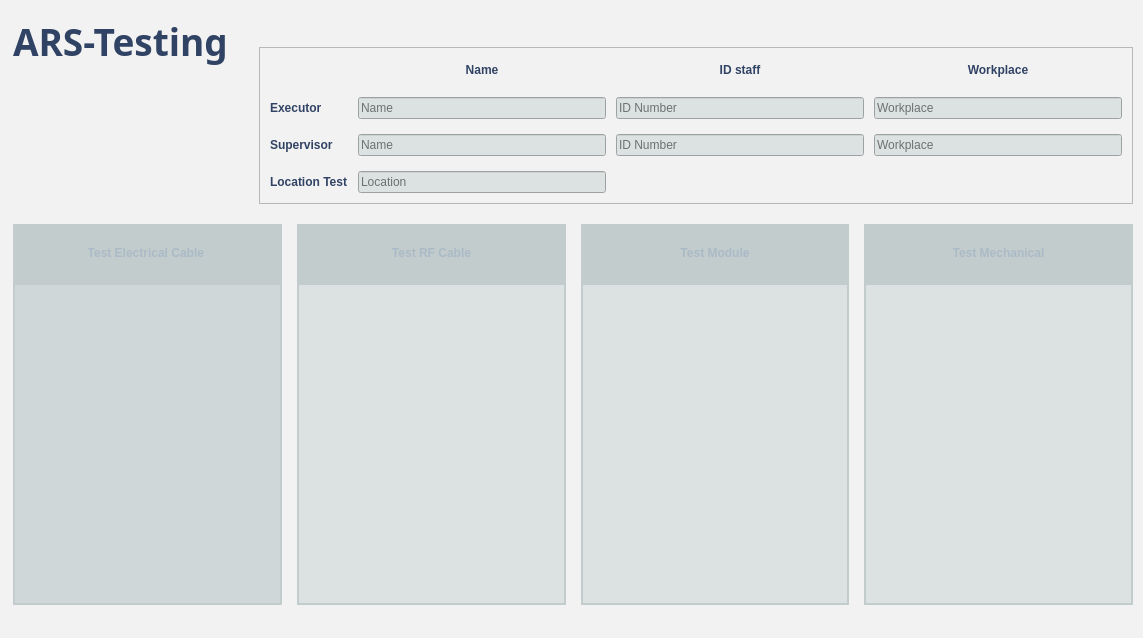
<?xml version="1.0" encoding="UTF-8"?>
<ui version="4.0">
 <class>MainWindow</class>
 <widget class="QMainWindow" name="MainWindow">
  <property name="geometry">
   <rect>
    <x>0</x>
    <y>0</y>
    <width>1143</width>
    <height>638</height>
   </rect>
  </property>
  <property name="maximumSize">
   <size>
    <width>21696</width>
    <height>13560</height>
   </size>
  </property>
  <property name="baseSize">
   <size>
    <width>-7655</width>
    <height>0</height>
   </size>
  </property>
  <property name="windowTitle">
   <string/>
  </property>
  <property name="styleSheet">
   <string notr="true">background-color: rgb(242,242,242);</string>
  </property>
  <widget class="QWidget" name="centralWidget">
   <layout class="QGridLayout" name="gridLayout_3" rowstretch="1,2,5">
    <property name="leftMargin">
     <number>2</number>
    </property>
    <property name="topMargin">
     <number>5</number>
    </property>
    <property name="rightMargin">
     <number>10</number>
    </property>
    <property name="bottomMargin">
     <number>0</number>
    </property>
    <property name="spacing">
     <number>20</number>
    </property>
    <item row="0" column="0" rowspan="2">
     <widget class="QFrame" name="frame_7">
      <property name="styleSheet">
       <string notr="true">outline:none;
border:none;</string>
      </property>
      <property name="frameShape">
       <enum>QFrame::StyledPanel</enum>
      </property>
      <property name="frameShadow">
       <enum>QFrame::Raised</enum>
      </property>
      <layout class="QGridLayout" name="gridLayout_2" rowstretch="1,3">
       <item row="0" column="0">
        <widget class="QLabel" name="label">
         <property name="font">
          <font>
           <family>Sans</family>
           <pointsize>28</pointsize>
           <weight>75</weight>
           <italic>false</italic>
           <bold>true</bold>
          </font>
         </property>
         <property name="styleSheet">
          <string notr="true">color: rgb(49,67,100);
font:28pt &quot;Sans&quot;;
font:bold;
background-color: none;</string>
         </property>
         <property name="text">
          <string>ARS-Testing</string>
         </property>
        </widget>
       </item>
       <item row="1" column="0">
        <widget class="QLabel" name="label_14">
         <property name="styleSheet">
          <string notr="true">border-image: url(&quot;:/Test/images/logo.png&quot;);</string>
         </property>
         <property name="text">
          <string/>
         </property>
        </widget>
       </item>
      </layout>
     </widget>
    </item>
    <item row="0" column="1" alignment="Qt::AlignRight">
     <widget class="QPushButton" name="btnMainExit">
      <property name="text">
       <string/>
      </property>
      <property name="icon">
       <iconset resource="resources.qrc">
        <normaloff>:/Test/images/button/exit_icon.png</normaloff>:/Test/images/button/exit_icon.png</iconset>
      </property>
      <property name="iconSize">
       <size>
        <width>25</width>
        <height>25</height>
       </size>
      </property>
      <property name="flat">
       <bool>true</bool>
      </property>
     </widget>
    </item>
    <item row="1" column="1">
     <widget class="QFrame" name="frame">
      <property name="styleSheet">
       <string notr="true">background-color: none;</string>
      </property>
      <property name="frameShape">
       <enum>QFrame::StyledPanel</enum>
      </property>
      <property name="frameShadow">
       <enum>QFrame::Raised</enum>
      </property>
      <layout class="QGridLayout" name="gridLayout_4" rowstretch="1">
       <property name="leftMargin">
        <number>0</number>
       </property>
       <property name="topMargin">
        <number>0</number>
       </property>
       <property name="rightMargin">
        <number>0</number>
       </property>
       <property name="bottomMargin">
        <number>0</number>
       </property>
       <item row="0" column="0">
        <layout class="QGridLayout" name="gridLayout" rowstretch="1,2,2,2">
         <property name="leftMargin">
          <number>10</number>
         </property>
         <property name="topMargin">
          <number>10</number>
         </property>
         <property name="rightMargin">
          <number>10</number>
         </property>
         <property name="bottomMargin">
          <number>10</number>
         </property>
         <property name="horizontalSpacing">
          <number>10</number>
         </property>
         <property name="verticalSpacing">
          <number>15</number>
         </property>
         <item row="1" column="1">
          <widget class="QLineEdit" name="mLeNameExecutor">
           <property name="styleSheet">
            <string notr="true">background-color: rgb(220,225,226);</string>
           </property>
           <property name="text">
            <string/>
           </property>
           <property name="placeholderText">
            <string>Name</string>
           </property>
          </widget>
         </item>
         <item row="2" column="0">
          <widget class="QLabel" name="label_3">
           <property name="styleSheet">
            <string notr="true">color: rgb(49,67,100);
font: 11pt &quot;Sans&quot;;
font:bold;
background-color: none;</string>
           </property>
           <property name="text">
            <string>Supervisor</string>
           </property>
           <property name="alignment">
            <set>Qt::AlignLeading|Qt::AlignLeft|Qt::AlignVCenter</set>
           </property>
          </widget>
         </item>
         <item row="1" column="0">
          <widget class="QLabel" name="label_2">
           <property name="styleSheet">
            <string notr="true">color: rgb(49,67,100);
font: 11pt &quot;Sans&quot;;
font:bold;
background-color: none;</string>
           </property>
           <property name="text">
            <string>Executor</string>
           </property>
           <property name="alignment">
            <set>Qt::AlignLeading|Qt::AlignLeft|Qt::AlignVCenter</set>
           </property>
          </widget>
         </item>
         <item row="0" column="3">
          <widget class="QLabel" name="label_8">
           <property name="styleSheet">
            <string notr="true">color: rgb(49,67,100);
font: 11pt &quot;Sans&quot;;
font:bold;
background-color: none;</string>
           </property>
           <property name="text">
            <string>Workplace</string>
           </property>
           <property name="alignment">
            <set>Qt::AlignCenter</set>
           </property>
          </widget>
         </item>
         <item row="0" column="2">
          <widget class="QLabel" name="label_7">
           <property name="styleSheet">
            <string notr="true">color: rgb(49,67,100);
font: 11pt &quot;Sans&quot;;
font:bold;
background-color: none;</string>
           </property>
           <property name="text">
            <string>ID staff</string>
           </property>
           <property name="alignment">
            <set>Qt::AlignCenter</set>
           </property>
          </widget>
         </item>
         <item row="3" column="1">
          <widget class="QLineEdit" name="mLeLocalTest">
           <property name="styleSheet">
            <string notr="true">background-color: rgb(220,225,226);</string>
           </property>
           <property name="placeholderText">
            <string>Location</string>
           </property>
          </widget>
         </item>
         <item row="1" column="2">
          <widget class="QLineEdit" name="mLeIDExecutor">
           <property name="styleSheet">
            <string notr="true">background-color: rgb(220,225,226);</string>
           </property>
           <property name="placeholderText">
            <string>ID Number</string>
           </property>
          </widget>
         </item>
         <item row="3" column="0">
          <widget class="QLabel" name="label_4">
           <property name="styleSheet">
            <string notr="true">color: rgb(49,67,100);
font: 11pt &quot;Sans&quot;;
font:bold;
background-color: none;</string>
           </property>
           <property name="text">
            <string>Location Test</string>
           </property>
           <property name="alignment">
            <set>Qt::AlignLeading|Qt::AlignLeft|Qt::AlignVCenter</set>
           </property>
          </widget>
         </item>
         <item row="2" column="3">
          <widget class="QLineEdit" name="mLeWorkSupervisor">
           <property name="styleSheet">
            <string notr="true">background-color: rgb(220,225,226);</string>
           </property>
           <property name="placeholderText">
            <string>Workplace </string>
           </property>
          </widget>
         </item>
         <item row="2" column="2">
          <widget class="QLineEdit" name="mLeIDSupervisor">
           <property name="styleSheet">
            <string notr="true">background-color: rgb(220,225,226);</string>
           </property>
           <property name="placeholderText">
            <string>ID Number</string>
           </property>
          </widget>
         </item>
         <item row="2" column="1">
          <widget class="QLineEdit" name="mLeNameSupervisor">
           <property name="styleSheet">
            <string notr="true">background-color: rgb(220,225,226);</string>
           </property>
           <property name="placeholderText">
            <string>Name</string>
           </property>
          </widget>
         </item>
         <item row="0" column="0">
          <widget class="QLabel" name="label_9">
           <property name="text">
            <string/>
           </property>
          </widget>
         </item>
         <item row="1" column="3">
          <widget class="QLineEdit" name="mLeWorkExecutor">
           <property name="styleSheet">
            <string notr="true">background-color: rgb(220,225,226);</string>
           </property>
           <property name="placeholderText">
            <string>Workplace</string>
           </property>
          </widget>
         </item>
         <item row="0" column="1">
          <widget class="QLabel" name="label_6">
           <property name="styleSheet">
            <string notr="true">color: rgb(49,67,100);
font: 11pt &quot;Sans&quot;;
font:bold;
background-color: none;</string>
           </property>
           <property name="text">
            <string>Name</string>
           </property>
           <property name="alignment">
            <set>Qt::AlignCenter</set>
           </property>
          </widget>
         </item>
        </layout>
       </item>
      </layout>
     </widget>
    </item>
    <item row="2" column="0" colspan="2">
     <widget class="QFrame" name="frame_6">
      <property name="styleSheet">
       <string notr="true">outline: none;
border:none;</string>
      </property>
      <property name="frameShape">
       <enum>QFrame::StyledPanel</enum>
      </property>
      <property name="frameShadow">
       <enum>QFrame::Raised</enum>
      </property>
      <layout class="QGridLayout" name="gridLayout_5">
       <property name="topMargin">
        <number>0</number>
       </property>
       <property name="rightMargin">
        <number>0</number>
       </property>
       <property name="horizontalSpacing">
        <number>50</number>
       </property>
       <property name="verticalSpacing">
        <number>10</number>
       </property>
       <item row="0" column="0">
        <layout class="QGridLayout" name="gridLayout_7">
         <property name="leftMargin">
          <number>0</number>
         </property>
         <property name="horizontalSpacing">
          <number>15</number>
         </property>
         <item row="0" column="0">
          <widget class="QFrame" name="frame_2">
           <property name="styleSheet">
            <string notr="true">background-color: rgba(194,204,205);
border: 10px;</string>
           </property>
           <property name="frameShape">
            <enum>QFrame::StyledPanel</enum>
           </property>
           <property name="frameShadow">
            <enum>QFrame::Raised</enum>
           </property>
           <layout class="QGridLayout" name="gridLayout_6" rowstretch="2,12">
            <property name="leftMargin">
             <number>2</number>
            </property>
            <property name="topMargin">
             <number>2</number>
            </property>
            <property name="rightMargin">
             <number>2</number>
            </property>
            <property name="bottomMargin">
             <number>2</number>
            </property>
            <item row="1" column="0">
             <widget class="QPushButton" name="mBtCableTest">
              <property name="enabled">
               <bool>true</bool>
              </property>
              <property name="sizePolicy">
               <sizepolicy hsizetype="Minimum" vsizetype="Preferred">
                <horstretch>0</horstretch>
                <verstretch>0</verstretch>
               </sizepolicy>
              </property>
              <property name="styleSheet">
               <string notr="true">QPushButton
{
background-color: rgba(207,215,216, 255);
outline: none;
color: rgb(49,67,100);
font: 11pt &quot;Sans&quot;;
font:bold;
border-image: url(&quot;:/Test/images/electric_cable_test_disable.png&quot;);
}
QPushButton::hover
{
   background-color:rgba(176,188,189);
}</string>
              </property>
              <property name="text">
               <string/>
              </property>
             </widget>
            </item>
            <item row="0" column="0">
             <widget class="QLabel" name="mlElectricCable">
              <property name="styleSheet">
               <string notr="true">color: rgb(170, 186, 198);
font: 14pt &quot;Sans&quot;;
font:bold;
background-color: none;</string>
              </property>
              <property name="text">
               <string>Test Electrical Cable </string>
              </property>
              <property name="alignment">
               <set>Qt::AlignCenter</set>
              </property>
             </widget>
            </item>
           </layout>
          </widget>
         </item>
         <item row="0" column="1">
          <widget class="QFrame" name="frame_3">
           <property name="styleSheet">
            <string notr="true">background-color: rgba(194,204,205);
</string>
           </property>
           <property name="frameShape">
            <enum>QFrame::StyledPanel</enum>
           </property>
           <property name="frameShadow">
            <enum>QFrame::Raised</enum>
           </property>
           <layout class="QGridLayout" name="gridLayout_8" rowstretch="2,12">
            <property name="leftMargin">
             <number>2</number>
            </property>
            <property name="topMargin">
             <number>2</number>
            </property>
            <property name="rightMargin">
             <number>2</number>
            </property>
            <property name="bottomMargin">
             <number>2</number>
            </property>
            <item row="0" column="0">
             <widget class="QLabel" name="mlRfCable">
              <property name="styleSheet">
               <string notr="true">color: rgb(170, 186, 198);
font: 14pt &quot;Sans&quot;;
font:bold;
background-color: none;</string>
              </property>
              <property name="text">
               <string>Test RF Cable</string>
              </property>
              <property name="alignment">
               <set>Qt::AlignCenter</set>
              </property>
             </widget>
            </item>
            <item row="1" column="0">
             <widget class="QPushButton" name="mBtRfTest">
              <property name="enabled">
               <bool>true</bool>
              </property>
              <property name="sizePolicy">
               <sizepolicy hsizetype="Minimum" vsizetype="Preferred">
                <horstretch>0</horstretch>
                <verstretch>0</verstretch>
               </sizepolicy>
              </property>
              <property name="styleSheet">
               <string notr="true">QPushButton
{
background-color: rgb(220,225,226);
outline: none;
color: rgb(49,67,100);
font: 11pt &quot;Sans&quot;;
font:bold;
border-image: url(&quot;:/Test/images/rf_cable_test_disable.png&quot;);
}
QPushButton::hover
{
   background-color:rgba(176,188,189);
}</string>
              </property>
              <property name="text">
               <string/>
              </property>
             </widget>
            </item>
           </layout>
          </widget>
         </item>
         <item row="0" column="2">
          <widget class="QFrame" name="frame_4">
           <property name="styleSheet">
            <string notr="true">background-color: rgba(194,204,205);
</string>
           </property>
           <property name="frameShape">
            <enum>QFrame::StyledPanel</enum>
           </property>
           <property name="frameShadow">
            <enum>QFrame::Raised</enum>
           </property>
           <layout class="QGridLayout" name="gridLayout_9" rowstretch="2,12">
            <property name="leftMargin">
             <number>2</number>
            </property>
            <property name="topMargin">
             <number>2</number>
            </property>
            <property name="rightMargin">
             <number>2</number>
            </property>
            <property name="bottomMargin">
             <number>2</number>
            </property>
            <item row="0" column="0">
             <widget class="QLabel" name="mlModule">
              <property name="styleSheet">
               <string notr="true">color: rgb(170, 186, 198);
font: 14pt &quot;Sans&quot;;
font:bold;
background-color: none;</string>
              </property>
              <property name="text">
               <string>Test Module</string>
              </property>
              <property name="alignment">
               <set>Qt::AlignCenter</set>
              </property>
             </widget>
            </item>
            <item row="1" column="0">
             <widget class="QPushButton" name="mBtModuleTest">
              <property name="enabled">
               <bool>true</bool>
              </property>
              <property name="sizePolicy">
               <sizepolicy hsizetype="Minimum" vsizetype="Preferred">
                <horstretch>0</horstretch>
                <verstretch>0</verstretch>
               </sizepolicy>
              </property>
              <property name="styleSheet">
               <string notr="true">QPushButton
{
background-color: rgb(220,225,226);
outline: none;
color: rgb(49,67,100);
font: 11pt &quot;Sans&quot;;
font:bold;
border-image: url(&quot;:/Test/images/module_test_disable.png&quot;);
}
QPushButton::hover
{
   background-color:rgba(176,188,189);
}
</string>
              </property>
              <property name="text">
               <string/>
              </property>
             </widget>
            </item>
           </layout>
          </widget>
         </item>
         <item row="0" column="3">
          <widget class="QFrame" name="frame_5">
           <property name="styleSheet">
            <string notr="true">background-color: rgba(194,204,205);
</string>
           </property>
           <property name="frameShape">
            <enum>QFrame::StyledPanel</enum>
           </property>
           <property name="frameShadow">
            <enum>QFrame::Raised</enum>
           </property>
           <layout class="QGridLayout" name="gridLayout_10" rowstretch="2,12">
            <property name="leftMargin">
             <number>2</number>
            </property>
            <property name="topMargin">
             <number>2</number>
            </property>
            <property name="rightMargin">
             <number>2</number>
            </property>
            <property name="bottomMargin">
             <number>2</number>
            </property>
            <item row="0" column="0">
             <widget class="QLabel" name="mlMechanical">
              <property name="styleSheet">
               <string notr="true">color: rgb(170, 186, 198);
font: 14pt &quot;Sans&quot;;
font:bold;
background-color: none;</string>
              </property>
              <property name="text">
               <string>Test Mechanical</string>
              </property>
              <property name="alignment">
               <set>Qt::AlignCenter</set>
              </property>
             </widget>
            </item>
            <item row="1" column="0">
             <widget class="QPushButton" name="mBtMechanicalTest">
              <property name="enabled">
               <bool>true</bool>
              </property>
              <property name="sizePolicy">
               <sizepolicy hsizetype="Minimum" vsizetype="Preferred">
                <horstretch>0</horstretch>
                <verstretch>0</verstretch>
               </sizepolicy>
              </property>
              <property name="styleSheet">
               <string notr="true">QPushButton
{
background-color: rgb(220,225,226);
outline: none;
color: rgb(49,67,100);
font: 11pt &quot;Sans&quot;;
font:bold;
border-image: url(&quot;:/Test/images/mechanical_test_disable.png&quot;);
}
QPushButton::hover
{
   background-color:rgba(176,188,189);
}</string>
              </property>
              <property name="text">
               <string/>
              </property>
             </widget>
            </item>
           </layout>
          </widget>
         </item>
        </layout>
       </item>
      </layout>
     </widget>
    </item>
   </layout>
   <zorder>frame_7</zorder>
   <zorder>frame_6</zorder>
   <zorder>frame</zorder>
   <zorder>btnMainExit</zorder>
  </widget>
  <widget class="QStatusBar" name="statusBar"/>
 </widget>
 <layoutdefault spacing="6" margin="11"/>
 <resources>
  <include location="resources.qrc"/>
 </resources>
 <connections/>
</ui>
